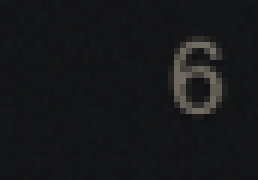
#> input picture reset_test.png, 43 x 30 px, found by its file name (shown 6 times larger)
$ python ocr.py
#> lines starting #> are read from the running program, lines starting #| are printed output that depends on the picture; after the words box and inside, x2 and y2 are one past the last pixel; in counts of white or black regions, pixels touching at a corner belong together
import cv2
import numpy as np
from PIL import Image
import pytesseract

def get_reset_number(image_path):
    # Read and convert to grayscale
#> called with image_path = 'reset_test.png'
    img = cv2.imread(image_path)
#> img is the input picture: shape (30, 43, 3); mean B, G, R 24.8, 23.8, 23.5
    gray = cv2.cvtColor(img, cv2.COLOR_BGR2GRAY)

    # Increase contrast
    lab = cv2.cvtColor(img, cv2.COLOR_BGR2LAB)
#> lab: shape (30, 43, 3); mean of channels 0, 1, 2 20.4, 128, 126.8
    l, a, b = cv2.split(lab)
    clahe = cv2.createCLAHE(clipLimit=3.0, tileGridSize=(8,8))
    cl = clahe.apply(l)
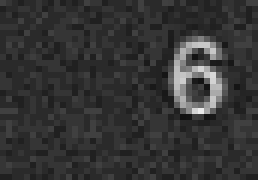
#> cl: shape (30, 43) (shown 6 times larger); min 17, max 234, mean 52.5

    # Threshold
    _, thresh = cv2.threshold(cl, 150, 255, cv2.THRESH_BINARY)
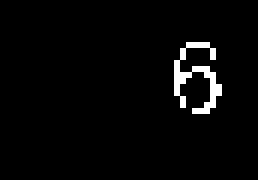
#> thresh: shape (30, 43) (shown 6 times larger); 2.7% white in thin lines or dots, all inside (x1, y1, x2, y2) = (29, 7, 37, 19)

    # Save debug images
    cv2.imwrite('processed_reset.png', thresh)

    # Tesseract config for single digit
    config = r'--oem 3 --psm 10 -c tessedit_char_whitelist=0123456789'
#> (the run stopped early here; a loop or call above may not have finished)
